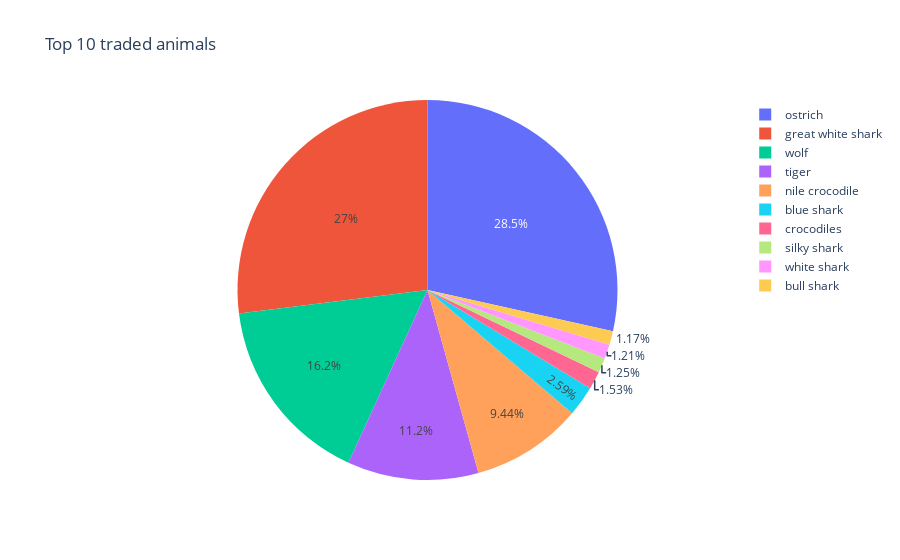

Here is the notebook cell this chart was saved with:
### Markdown cell above
# Visulization of wildlife trade

### Code cell
fig = px.pie(wildlife_count.head(10), values='count', names='species',
             title='Top 10 traded animals')
fig.show()

### Figure 1 — Plotly figure (JSON) as saved in the notebook; plotly's stock layout.template omitted (floating-point values rounded to 4 significant figures)
{"data": [{"domain": {"x": [0, 1], "y": [0, 1]}, "hovertemplate": "species=%{label}<br>count=%{value}<extra></extra>", "labels": ["ostrich", "great white shark", "wolf", "tiger", "nile crocodile", "blue shark", "crocodiles", "silky shark", "white shark", "bull shark"], "legendgroup": "", "name": "", "showlegend": true, "type": "pie", "values": [1343, 1272, 763, 526, 445, 122, 72, 59, 57, 55]}], "layout": {"legend": {"tracegroupgap": 0}, "title": {"text": "Top 10 traded animals"}}}
